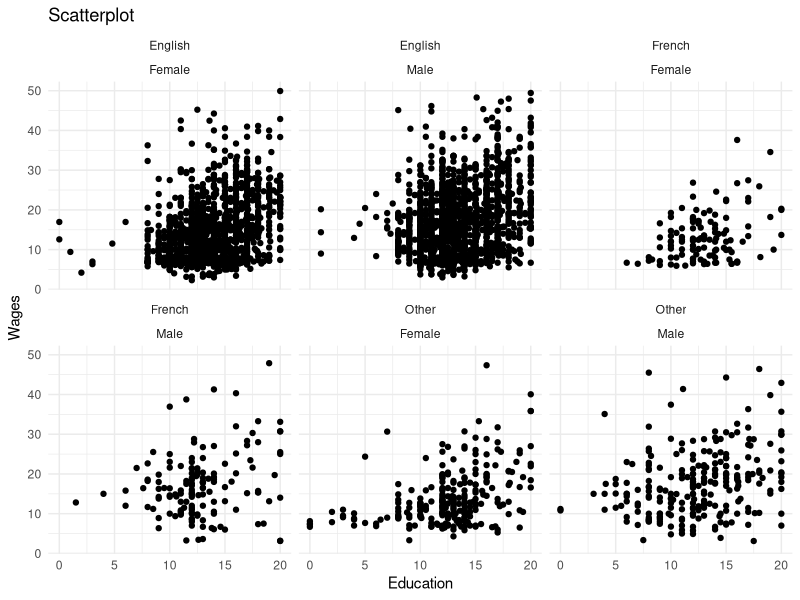

The R script that drew this image:
## ---- chunk 1
knitr::opts_chunk$set(echo = TRUE)
## ---- chunk 2

x <- seq(1,4,by = 1)
x[c(1,2,3)] = 5
x

#or alternatively

x <- 1:4
x[1:3] = 5
x
## ---- chunk 3
x <- 1:5

y <- 6:10

a <-  t(x) %*% y 
## ---- chunk 4
#order() creates a permutation vector and can be used to sort data.frames
sort(x) == x[order(x)]
rev(sort(x)) == x[order(-x)]
## ---- chunk 5
gender = factor(c("male", "female", "female", "male"))

# Look at it and make a summary table
gender
table(gender)

#Find number of males
sum(gender == "male")
## ---- chunk 6
#Creating matrices
A <- matrix(1:6, nrow = 2, ncol = 3, byrow = TRUE)

x1 <- 1:3
x2 <-  c(7, 6, 6)
x3 <-  c(12, 19, 21)

# Bind vectors x1, x2, and x3 column-wise into a matrix
C <-  cbind(x1, x2, x3) # Bind vectors x1, x2, and x3 column-wise into a matrix


# Bind vectors x1, x2, and x3 row-wise into a matrix.
R = rbind(x1, x2, x3) # Bind vectors x1, x2, and x3 row-wise into a matrix.
## ---- chunk 7
#Setup
library(ggplot2)
library(car) #Contain SLID
SLID = na.omit(SLID) # We only use rows without missing values
## ---- chunk 8
ggplot(SLID, aes(education, wages)) + #aes(x,y) plots y against x.
  geom_point() +  
  labs(title = "Scatterplot") +
  xlab("Education") +
  ylab("Wages") +
  theme_bw() +
  facet_wrap(~language + sex) + #facet_wrap divides the dataset into langauge/sex pairs.
  theme_minimal()
